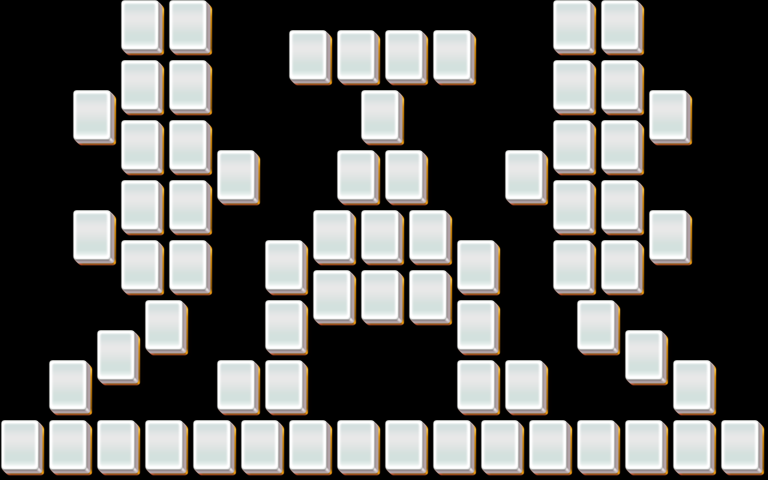

A 2D game scene composited from a Tiled map and its tileset images. What follows is a short description and the map's XML, with each tile layer's data collapsed to a summary:
An orthogonal 32x16 tile map with 24x30 px tiles, 5 tile layers (layer1, layer2, layer3, layer4, ...).

<map version="1.0" orientation="orthogonal" width="32" height="16" tilewidth="24" tileheight="30">
 <properties>
  <property name="species" value="20" />
 </properties>
 <tileset firstgid="1" name="mahjong" tilewidth="48" tileheight="60">
  <image source="mahjong.png" width="48" height="60" />
 </tileset>
 <layer name="layer1" width="32" height="16">
  <data>[512 cells, 69 non-empty, 1 distinct tile ids]</data>
 </layer>
 <layer name="layer2" width="32" height="16">
  <data>[512 cells, 69 non-empty, 1 distinct tile ids]</data>
 </layer>
 <layer name="layer3" width="32" height="16">
  <data>[512 cells, 0 non-empty, 0 distinct tile ids]</data>
 </layer>
 <layer name="layer4" width="32" height="16">
  <data>[512 cells, 0 non-empty, 0 distinct tile ids]</data>
 </layer>
 <layer name="layer5" width="32" height="16">
  <data>[512 cells, 0 non-empty, 0 distinct tile ids]</data>
 </layer>
</map>
